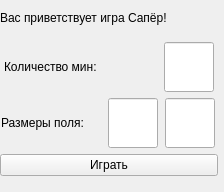
<?xml version="1.0" encoding="UTF-8"?>
<ui version="4.0">
 <class>MainWindow</class>
 <widget class="QMainWindow" name="MainWindow">
  <property name="geometry">
   <rect>
    <x>0</x>
    <y>0</y>
    <width>224</width>
    <height>192</height>
   </rect>
  </property>
  <property name="minimumSize">
   <size>
    <width>100</width>
    <height>100</height>
   </size>
  </property>
  <property name="maximumSize">
   <size>
    <width>224</width>
    <height>192</height>
   </size>
  </property>
  <property name="windowTitle">
   <string>MainWindow</string>
  </property>
  <widget class="QWidget" name="centralwidget">
   <widget class="QLabel" name="status_">
    <property name="geometry">
     <rect>
      <x>0</x>
      <y>0</y>
      <width>411</width>
      <height>21</height>
     </rect>
    </property>
    <property name="text">
     <string/>
    </property>
   </widget>
   <widget class="QWidget" name="">
    <property name="geometry">
     <rect>
      <x>0</x>
      <y>0</y>
      <width>218</width>
      <height>176</height>
     </rect>
    </property>
    <layout class="QVBoxLayout" name="verticalLayout">
     <item>
      <widget class="QLabel" name="label_3">
       <property name="text">
        <string>Вас приветствует игра Сапёр!</string>
       </property>
      </widget>
     </item>
     <item>
      <layout class="QHBoxLayout" name="horizontalLayout">
       <item>
        <widget class="QLabel" name="label_2">
         <property name="maximumSize">
          <size>
           <width>150</width>
           <height>16777215</height>
          </size>
         </property>
         <property name="text">
          <string>Количество мин:</string>
         </property>
        </widget>
       </item>
       <item>
        <widget class="QLineEdit" name="number_of_mines">
         <property name="minimumSize">
          <size>
           <width>50</width>
           <height>50</height>
          </size>
         </property>
         <property name="maximumSize">
          <size>
           <width>50</width>
           <height>50</height>
          </size>
         </property>
        </widget>
       </item>
      </layout>
     </item>
     <item>
      <layout class="QHBoxLayout" name="horizontalLayout_2">
       <item>
        <widget class="QLabel" name="label">
         <property name="maximumSize">
          <size>
           <width>100</width>
           <height>20</height>
          </size>
         </property>
         <property name="text">
          <string>Размеры поля:</string>
         </property>
        </widget>
       </item>
       <item>
        <widget class="QLineEdit" name="size1">
         <property name="enabled">
          <bool>true</bool>
         </property>
         <property name="minimumSize">
          <size>
           <width>10</width>
           <height>10</height>
          </size>
         </property>
         <property name="maximumSize">
          <size>
           <width>50</width>
           <height>50</height>
          </size>
         </property>
        </widget>
       </item>
       <item>
        <widget class="QLineEdit" name="size2">
         <property name="minimumSize">
          <size>
           <width>50</width>
           <height>50</height>
          </size>
         </property>
         <property name="maximumSize">
          <size>
           <width>50</width>
           <height>50</height>
          </size>
         </property>
        </widget>
       </item>
      </layout>
     </item>
     <item>
      <widget class="QPushButton" name="pushButton">
       <property name="text">
        <string>Играть</string>
       </property>
      </widget>
     </item>
    </layout>
   </widget>
  </widget>
 </widget>
 <resources/>
 <connections/>
</ui>
